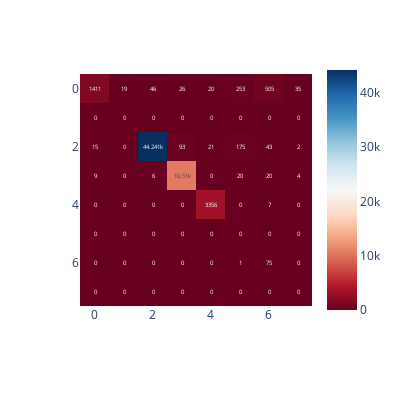

Notebook source saved alongside this figure:
### Code cell
# Calc  confusion matrix
cm = confusion_matrix(predd, z_test)

# Show CM and classification_repor
print("Random Forest Classifier : \n")
print(f"\nConfusion Matrix :")
fig = px.imshow(cm, text_auto=True, color_continuous_scale='rdbu', width=400, height=400)
fig.show()
print(classification_report(z_test, pred))

### Figure 1 — Plotly figure (JSON) as saved in the notebook; plotly's stock layout.template omitted (floating-point values rounded to 4 significant figures)
{"data": [{"coloraxis": "coloraxis", "hovertemplate": "x: %{x}<br>y: %{y}<br>color: %{z}<extra></extra>", "name": "0", "texttemplate": "%{z}", "type": "heatmap", "xaxis": "x", "yaxis": "y", "z": [[1411, 19, 46, 26, 20, 253, 505, 35], [0, 0, 0, 0, 0, 0, 0, 0], [15, 0, 44241, 93, 21, 175, 43, 2], [9, 0, 6, 10510, 0, 20, 20, 4], [0, 0, 0, 0, 3356, 0, 7, 0], [0, 0, 0, 0, 0, 0, 0, 0], [0, 0, 0, 0, 0, 1, 75, 0], [0, 0, 0, 0, 0, 0, 0, 0]]}], "layout": {"coloraxis": {"colorscale": [[0, "rgb(103,0,31)"], [0.1, "rgb(178,24,43)"], [0.2, "rgb(214,96,77)"], [0.3, "rgb(244,165,130)"], [0.4, "rgb(253,219,199)"], [0.5, "rgb(247,247,247)"], [0.6, "rgb(209,229,240)"], [0.7, "rgb(146,197,222)"], [0.8, "rgb(67,147,195)"], [0.9, "rgb(33,102,172)"], [1, "rgb(5,48,97)"]]}, "height": 400, "margin": {"t": 60}, "width": 400, "xaxis": {"anchor": "y", "constrain": "domain", "domain": [0, 1], "scaleanchor": "y"}, "yaxis": {"anchor": "x", "autorange": "reversed", "constrain": "domain", "domain": [0, 1]}}}
